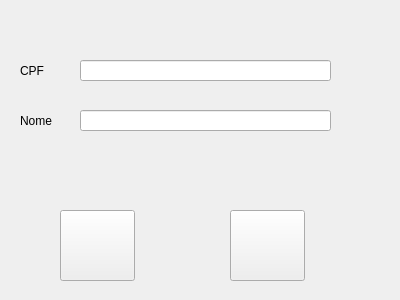
<?xml version="1.0" encoding="UTF-8"?>
<ui version="4.0">
 <class>Form</class>
 <widget class="QWidget" name="Form">
  <property name="geometry">
   <rect>
    <x>0</x>
    <y>0</y>
    <width>400</width>
    <height>300</height>
   </rect>
  </property>
  <property name="windowTitle">
   <string>Form</string>
  </property>
  <widget class="QLabel" name="label">
   <property name="geometry">
    <rect>
     <x>20</x>
     <y>110</y>
     <width>61</width>
     <height>21</height>
    </rect>
   </property>
   <property name="styleSheet">
    <string notr="true">font: 15pt &quot;MS Shell Dlg 2&quot;;</string>
   </property>
   <property name="text">
    <string>Nome</string>
   </property>
  </widget>
  <widget class="QLineEdit" name="form_nome">
   <property name="geometry">
    <rect>
     <x>80</x>
     <y>110</y>
     <width>251</width>
     <height>21</height>
    </rect>
   </property>
  </widget>
  <widget class="QPushButton" name="botao_cancelar">
   <property name="geometry">
    <rect>
     <x>60</x>
     <y>210</y>
     <width>75</width>
     <height>71</height>
    </rect>
   </property>
   <property name="styleSheet">
    <string notr="true">image: url(:/botao_cancelar/cancelar.png)</string>
   </property>
   <property name="text">
    <string/>
   </property>
  </widget>
  <widget class="QPushButton" name="botao_cadastrar">
   <property name="geometry">
    <rect>
     <x>230</x>
     <y>210</y>
     <width>75</width>
     <height>71</height>
    </rect>
   </property>
   <property name="styleSheet">
    <string notr="true">image: url(:/botao_cadastrar/cadastrar.png)</string>
   </property>
   <property name="text">
    <string/>
   </property>
  </widget>
  <widget class="QLabel" name="label_2">
   <property name="geometry">
    <rect>
     <x>20</x>
     <y>60</y>
     <width>61</width>
     <height>21</height>
    </rect>
   </property>
   <property name="styleSheet">
    <string notr="true">font: 15pt &quot;MS Shell Dlg 2&quot;;</string>
   </property>
   <property name="text">
    <string>CPF</string>
   </property>
  </widget>
  <widget class="QLineEdit" name="form_cpf">
   <property name="geometry">
    <rect>
     <x>80</x>
     <y>60</y>
     <width>251</width>
     <height>21</height>
    </rect>
   </property>
  </widget>
 </widget>
 <resources>
  <include location="botao_cadastrar.qrc"/>
  <include location="botao_cancelar.qrc"/>
 </resources>
 <connections/>
</ui>
